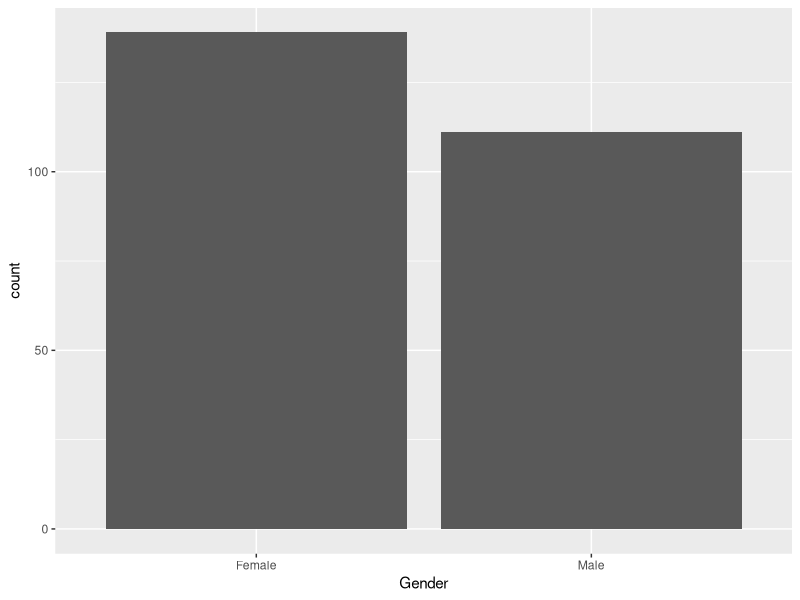
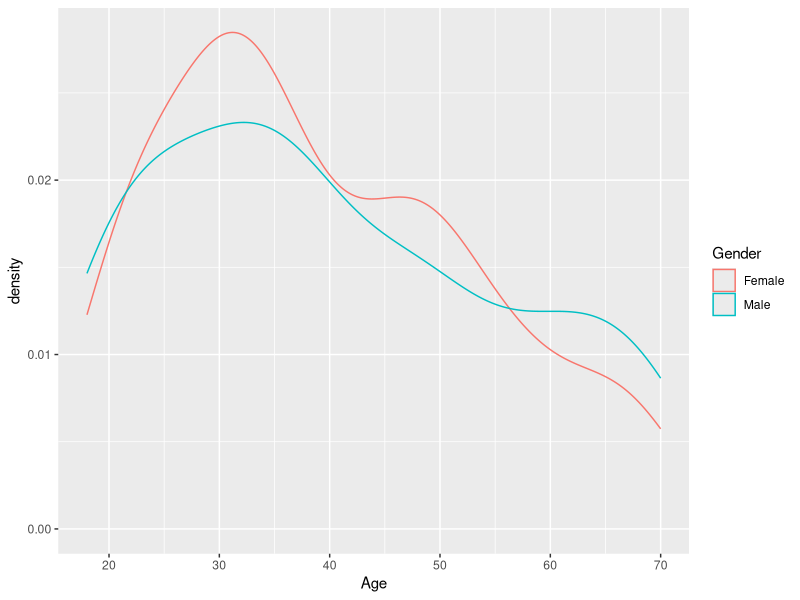
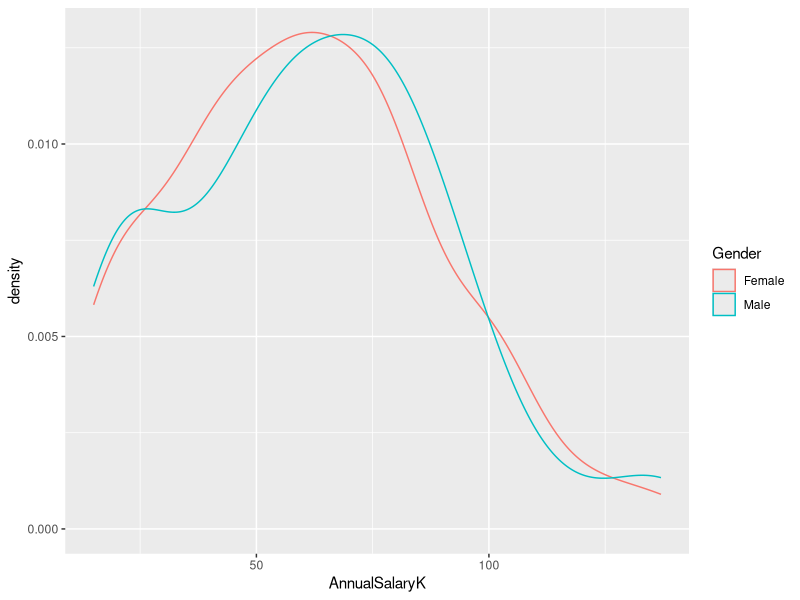
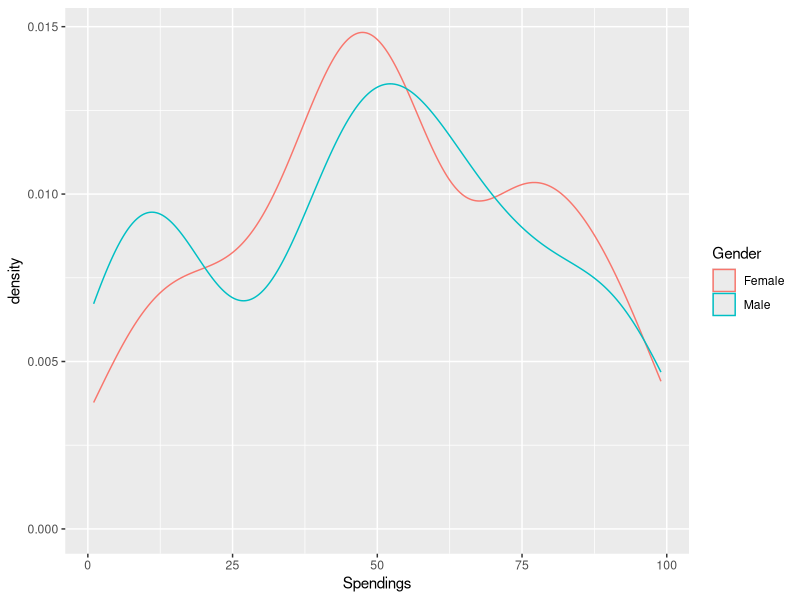
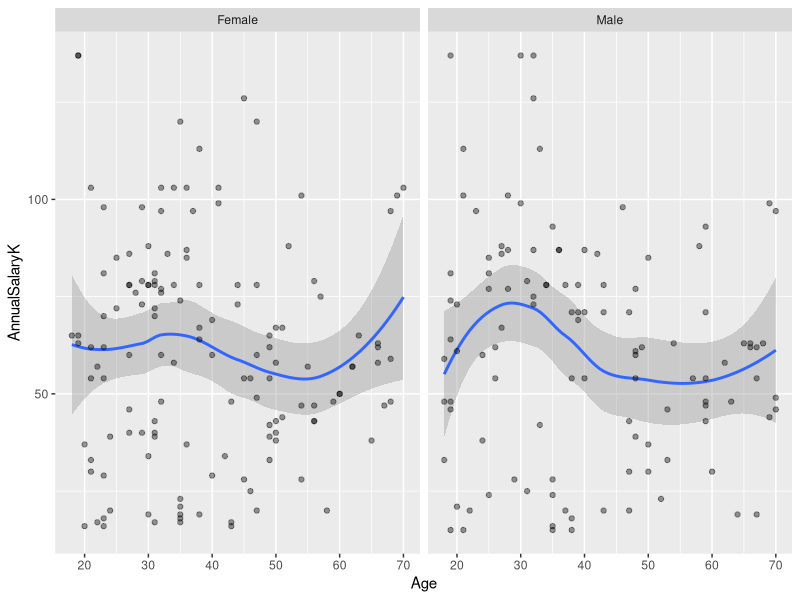
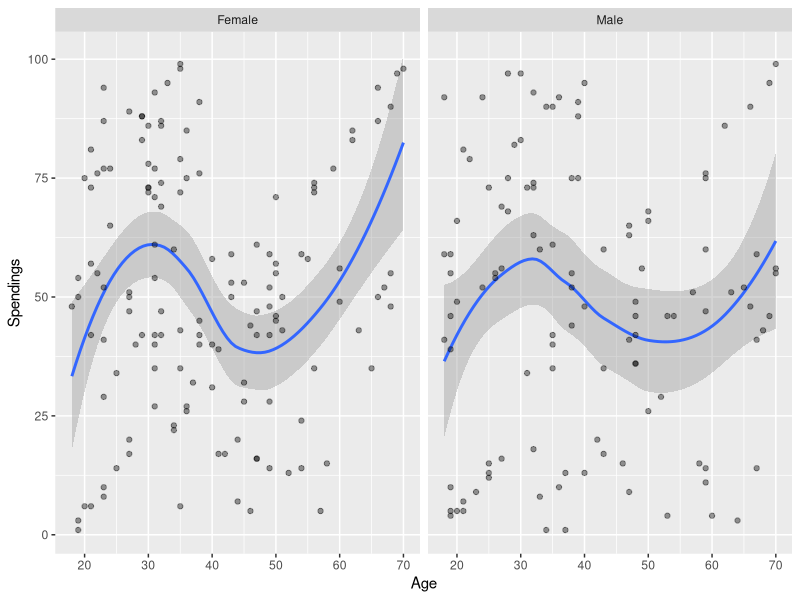
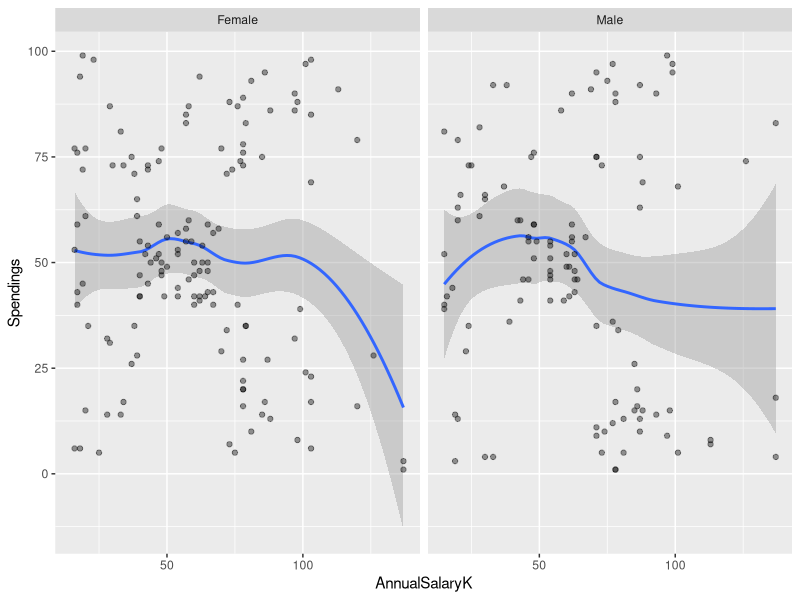
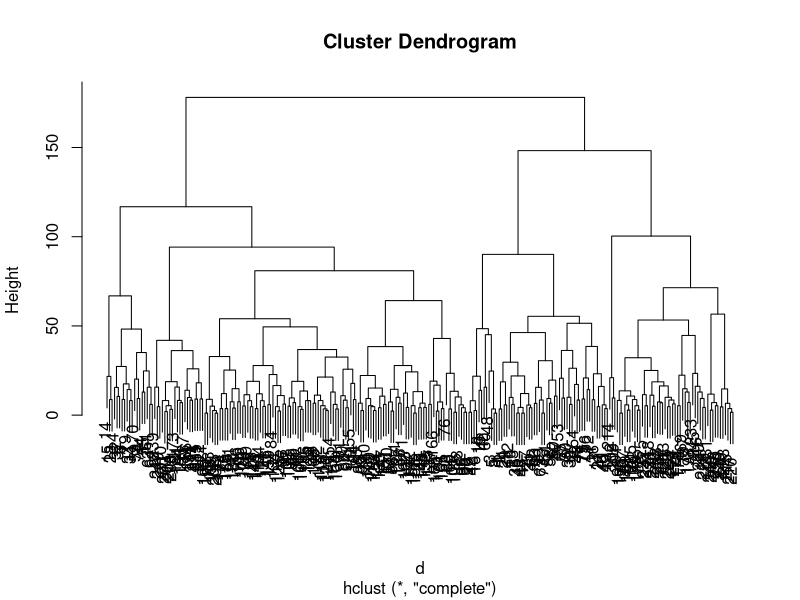

Recreate these plots in R, in order.
## ---- chunk 1
knitr::opts_chunk$set(echo = TRUE)
## ---- chunk 2
data <- read.csv("Customers.csv")
## ---- chunk 3
library(tidyverse)
## ---- chunk 4
glimpse(data)
## ---- chunk 5
data <- data %>%
  rename(AnnualSalaryK = AnnualSalary.k.., Spendings = Spendings.1.100.)
## ---- chunk 6
data %>%
  ggplot(mapping = aes(x = Gender)) +
    geom_bar()
## ---- chunk 7
data %>%
  ggplot(mapping = aes(x = Age,color = Gender)) +
    geom_density()
## ---- chunk 8
data %>%
  #filter(between(Age,20,40)) %>%
  ggplot(mapping = aes(x = AnnualSalaryK,color = Gender)) +
    geom_density()
## ---- chunk 9
data %>%
  ggplot(mapping = aes(x = Spendings,color = Gender)) +
    geom_density()
## ---- chunk 10
data %>%
  ggplot(mapping = aes(x = Age,y = AnnualSalaryK)) +
    geom_smooth() +
    geom_point(alpha = 0.4) +
    facet_wrap(~Gender)
## ---- chunk 11
data %>%
  ggplot(mapping = aes(x = Age,y = Spendings)) +
    geom_smooth() +
    geom_point(alpha = 0.4) +
    facet_wrap(~Gender)
## ---- chunk 12
data %>%
  ggplot(mapping = aes(y = Spendings,x = AnnualSalaryK)) +
    geom_smooth() +
    geom_point(alpha = 0.4) +
    facet_wrap(~Gender)
## ---- chunk 13
d <- data %>%
  mutate(gender = as.numeric(Gender)) %>% 
  select(-CustomerID,-Gender) %>% 
  dist()
## ---- chunk 14
clusters <- hclust(d)
## ---- chunk 15
plot(clusters)
## ---- chunk 16
cutcluster <- cutree(clusters,3)
## ---- chunk 17
data %>% 
  mutate(cluster = as.factor(cutcluster)) %>% 
  ggplot(mapping = aes(x = cluster,y = Age)) +
    geom_boxplot()
## ---- chunk 18
data %>% 
  mutate(cluster = as.factor(cutcluster)) %>% 
  ggplot(mapping = aes(x = cluster,y = AnnualSalaryK)) +
    geom_boxplot()
## ---- chunk 19
data %>% 
  mutate(cluster = as.factor(cutcluster)) %>% 
  ggplot(mapping = aes(x = cluster,y = Spendings)) +
    geom_boxplot()
## ---- chunk 20
data %>% 
  mutate(cluster = as.factor(cutcluster)) %>% 
  ggplot(mapping = aes(x = AnnualSalaryK,y = Spendings, color = cluster)) +
    geom_point()
## ---- chunk 21
data %>% 
  mutate(cluster = as.factor(cutcluster)) %>% 
  group_by(Gender,cluster) %>% 
  summarise(count = n()) %>% 
  ggplot(mapping = aes(x = cluster,y = count,fill = Gender)) +
    geom_bar(stat = "identity",position = "dodge")
